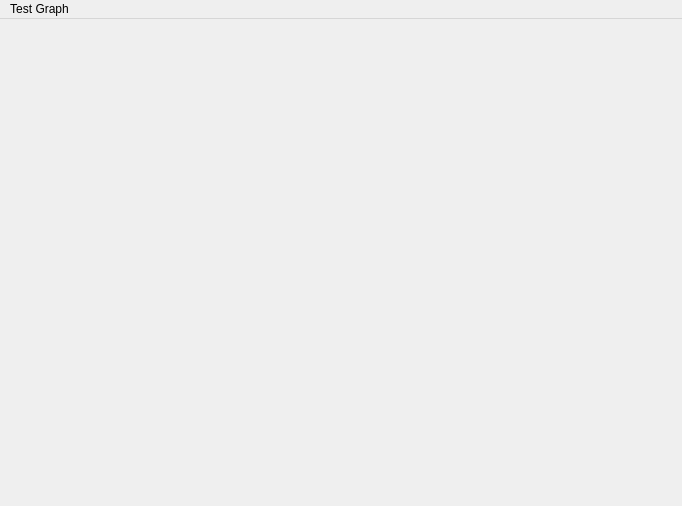
<?xml version="1.0" encoding="UTF-8"?>
<ui version="4.0">
 <class>MainWindow</class>
 <widget class="QMainWindow" name="MainWindow">
  <property name="geometry">
   <rect>
    <x>0</x>
    <y>0</y>
    <width>682</width>
    <height>506</height>
   </rect>
  </property>
  <property name="windowTitle">
   <string>MainWindow</string>
  </property>
  <widget class="QWidget" name="centralWidget"/>
  <widget class="QMenuBar" name="menuBar">
   <property name="geometry">
    <rect>
     <x>0</x>
     <y>0</y>
     <width>682</width>
     <height>22</height>
    </rect>
   </property>
   <widget class="QMenu" name="menuTest_Graph">
    <property name="title">
     <string>Test Graph</string>
    </property>
    <addaction name="actionAdd_Node"/>
    <addaction name="actionToggle_force_calculation"/>
    <addaction name="actionToggle_rendering"/>
    <addaction name="actionShow_graph_size"/>
    <addaction name="actionExpand_by_generation"/>
   </widget>
   <addaction name="menuTest_Graph"/>
  </widget>
  <action name="actionAdd_Node">
   <property name="text">
    <string>add Node</string>
   </property>
  </action>
  <action name="actionToggle_force_calculation">
   <property name="text">
    <string>toggle force calculation</string>
   </property>
  </action>
  <action name="actionShow_graph_size">
   <property name="text">
    <string>show graph size</string>
   </property>
  </action>
  <action name="actionExpand_by_generation">
   <property name="text">
    <string>expand by generation</string>
   </property>
  </action>
  <action name="actionToggle_rendering">
   <property name="text">
    <string>toggle rendering</string>
   </property>
  </action>
 </widget>
 <layoutdefault spacing="6" margin="11"/>
 <resources/>
 <connections/>
</ui>
